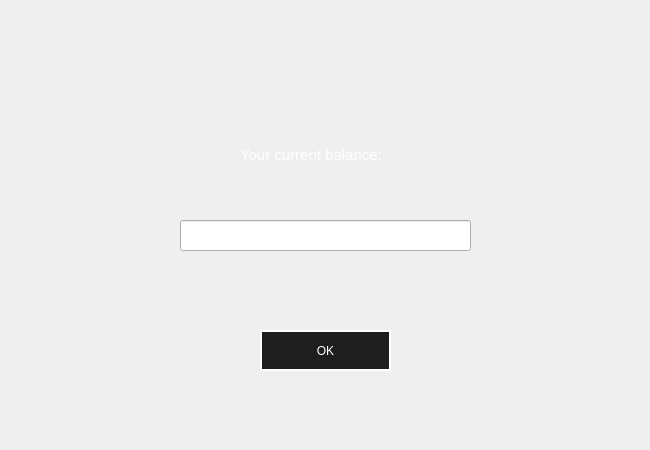
<?xml version="1.0" encoding="UTF-8"?>
<ui version="4.0">
 <class>Atm_Balance</class>
 <widget class="QWidget" name="Atm_Balance">
  <property name="geometry">
   <rect>
    <x>0</x>
    <y>0</y>
    <width>650</width>
    <height>450</height>
   </rect>
  </property>
  <property name="minimumSize">
   <size>
    <width>650</width>
    <height>450</height>
   </size>
  </property>
  <property name="maximumSize">
   <size>
    <width>650</width>
    <height>450</height>
   </size>
  </property>
  <property name="windowTitle">
   <string>BALANCE INQUIRY</string>
  </property>
  <property name="styleSheet">
   <string notr="true">QPushButton{
color: white;
background: white;
background-color: rgb(30, 30, 30);
border: 2px solid white;
}

QPushButton:hover{
background-color: rgb(30, 0, 30);
color: white;
}

QPushButton:pressed
{
font: bold;
}

</string>
  </property>
  <widget class="QLabel" name="label">
   <property name="geometry">
    <rect>
     <x>240</x>
     <y>140</y>
     <width>181</width>
     <height>31</height>
    </rect>
   </property>
   <property name="font">
    <font>
     <pointsize>11</pointsize>
    </font>
   </property>
   <property name="text">
    <string>&lt;html&gt;&lt;head/&gt;&lt;body&gt;&lt;p&gt;&lt;span style=&quot; color:#ffffff;&quot;&gt;Your current balance:&lt;/span&gt;&lt;/p&gt;&lt;/body&gt;&lt;/html&gt;</string>
   </property>
  </widget>
  <widget class="QPushButton" name="okay">
   <property name="geometry">
    <rect>
     <x>260</x>
     <y>330</y>
     <width>131</width>
     <height>41</height>
    </rect>
   </property>
   <property name="text">
    <string>OK</string>
   </property>
  </widget>
  <widget class="QLineEdit" name="bal">
   <property name="geometry">
    <rect>
     <x>180</x>
     <y>220</y>
     <width>291</width>
     <height>31</height>
    </rect>
   </property>
   <property name="readOnly">
    <bool>true</bool>
   </property>
  </widget>
  <widget class="QLabel" name="label_2">
   <property name="geometry">
    <rect>
     <x>0</x>
     <y>0</y>
     <width>650</width>
     <height>450</height>
    </rect>
   </property>
   <property name="minimumSize">
    <size>
     <width>650</width>
     <height>450</height>
    </size>
   </property>
   <property name="maximumSize">
    <size>
     <width>650</width>
     <height>450</height>
    </size>
   </property>
   <property name="styleSheet">
    <string notr="true">border-image: url(:/images/clientbg1.png);</string>
   </property>
   <property name="text">
    <string/>
   </property>
  </widget>
  <zorder>label_2</zorder>
  <zorder>label</zorder>
  <zorder>okay</zorder>
  <zorder>bal</zorder>
 </widget>
 <resources>
  <include location="resource.qrc"/>
 </resources>
 <connections/>
</ui>
